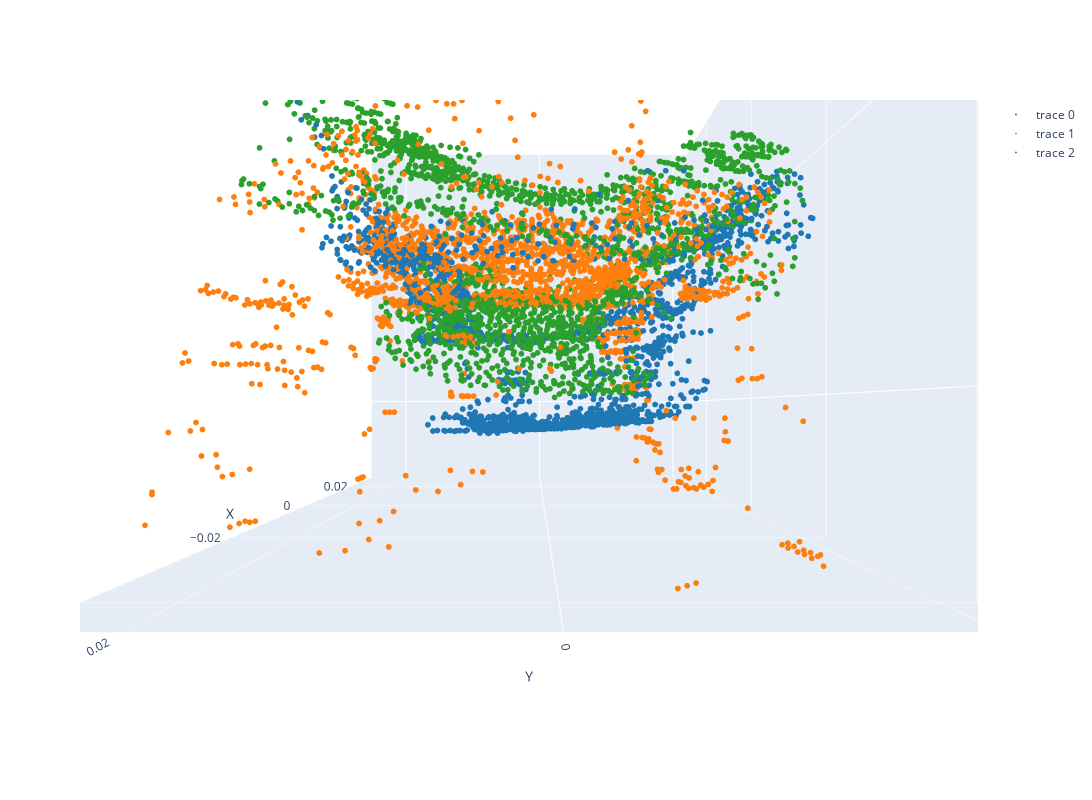

Notebook code for this chart:
### Code cell
plot_results('1010_1643')

### Figure 1 — Plotly figure (JSON) as saved in the notebook; plotly's stock layout.template omitted (floating-point values rounded to 4 significant figures; data arrays with more than 128 entries replaced by an {"elided": "..."} marker saying what was removed)
{"data": [{"marker": {"color": "#1f77b4", "size": 2, "symbol": "circle"}, "mode": "markers", "type": "scatter3d", "x": {"elided": "2048 float values"}, "y": {"elided": "2048 float values"}, "z": {"elided": "2048 float values"}}, {"marker": {"color": "#ff7f0e", "size": 2, "symbol": "circle"}, "mode": "markers", "type": "scatter3d", "x": {"elided": "2048 float values"}, "y": {"elided": "2048 float values"}, "z": {"elided": "2048 float values"}}, {"marker": {"color": "#2ca02c", "size": 2, "symbol": "circle"}, "mode": "markers", "type": "scatter3d", "x": {"elided": "2048 float values"}, "y": {"elided": "2048 float values"}, "z": {"elided": "2048 float values"}}], "layout": {"height": 800, "scene": {"camera": {"center": {"x": 0, "y": 0, "z": -0.25}, "eye": {"x": -1.3, "y": 0, "z": -0.25}, "up": {"x": 0, "y": 0, "z": 1}}, "xaxis": {"title": {"text": "X"}}, "yaxis": {"title": {"text": "Y"}}, "zaxis": {"title": {"text": "Z"}}}, "width": 1200}}
